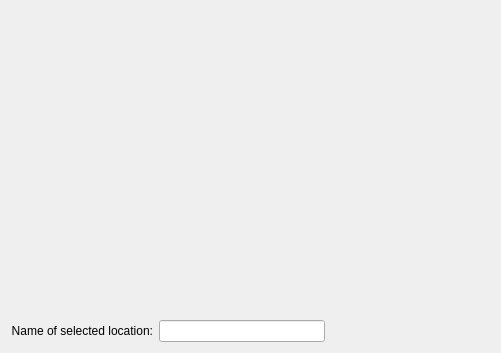
<ui version="4.0" >
 <class>prayertimesLocationConfig</class>
 <widget class="QWidget" name="prayertimesLocationConfig" >
  <property name="geometry" >
   <rect>
    <x>0</x>
    <y>0</y>
    <width>501</width>
    <height>353</height>
   </rect>
  </property>
  <property name="windowTitle" >
   <string>Form</string>
  </property>
  <layout class="QGridLayout" name="gridLayout_2" >
   <item row="0" column="0" colspan="2" >
    <widget class="QFrame" name="frame" >
     <layout class="QGridLayout" name="gridLayout" >
      <property name="margin" >
       <number>0</number>
      </property>
      <item row="0" column="0" >
       <widget class="Marble::MarbleWidget" native="1" name="mapWidget" />
      </item>
     </layout>
    </widget>
   </item>
   <item row="1" column="0" >
    <widget class="QLabel" name="label_3" >
     <property name="text" >
      <string>Name of selected location:</string>
     </property>
     <property name="alignment" >
      <set>Qt::AlignRight|Qt::AlignTrailing|Qt::AlignVCenter</set>
     </property>
    </widget>
   </item>
   <item row="1" column="1" >
    <layout class="QHBoxLayout" name="horizontalLayout_3" >
     <item>
      <widget class="QLineEdit" name="locationNameLineEdit" />
     </item>
     <item>
      <spacer name="horizontalSpacer" >
       <property name="orientation" >
        <enum>Qt::Horizontal</enum>
       </property>
       <property name="sizeHint" stdset="0" >
        <size>
         <width>40</width>
         <height>20</height>
        </size>
       </property>
      </spacer>
     </item>
    </layout>
   </item>
  </layout>
 </widget>
 <customwidgets>
  <customwidget>
   <class>Marble::MarbleWidget</class>
   <extends>QWidget</extends>
   <header>marble/MarbleWidget.h</header>
  </customwidget>
 </customwidgets>
 <resources/>
 <connections/>
</ui>
